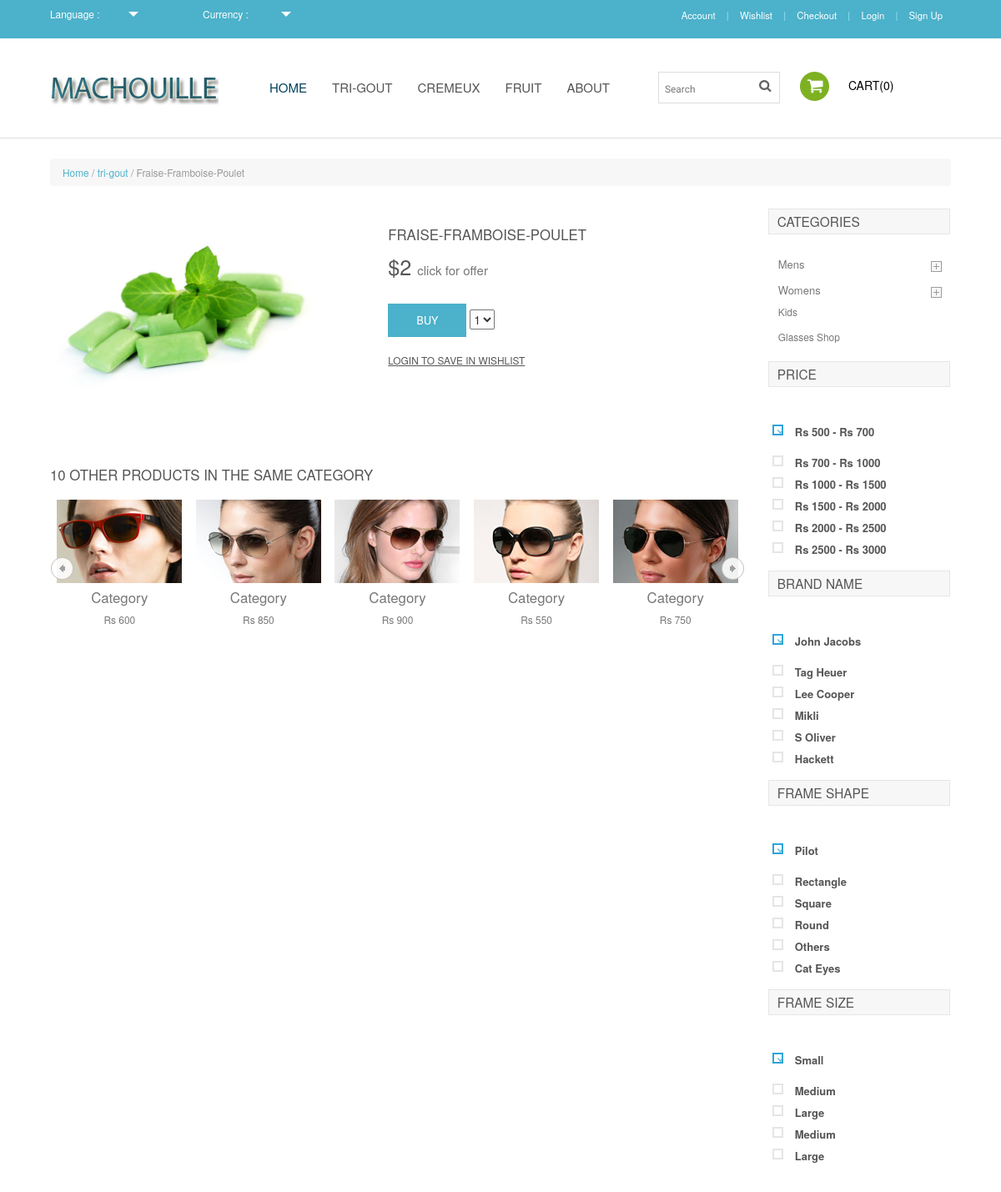
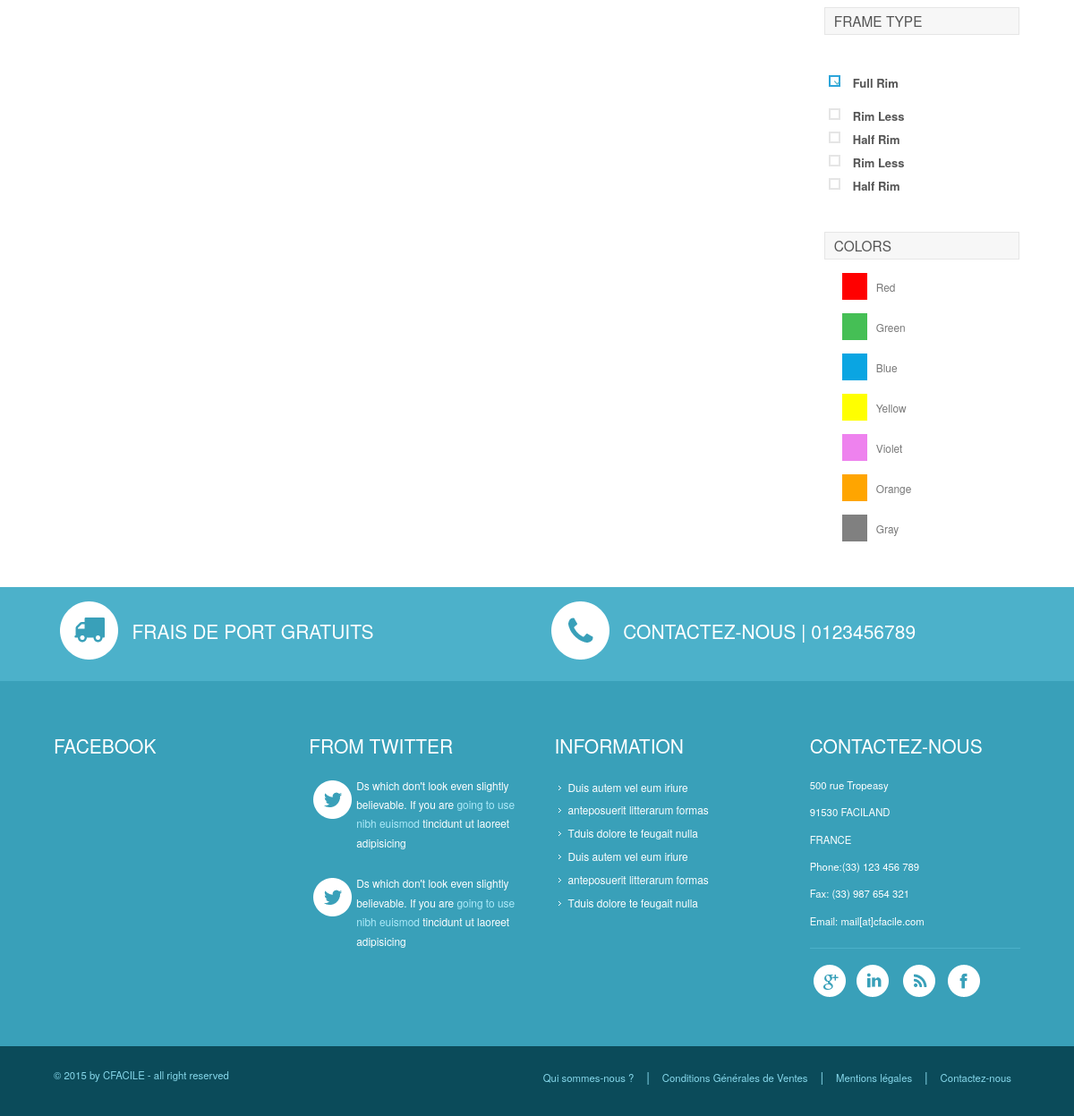
Page /single.php?id=1 on the committed database (2 pictures, top to bottom).
### tables this page shows
CREATE TABLE IF NOT EXISTS `productcategory` (
  `id` int(11) NOT NULL AUTO_INCREMENT,
  `name` varchar(15) NOT NULL,
  PRIMARY KEY (`id`)
);

CREATE TABLE IF NOT EXISTS `product` (
  `id` int(11) NOT NULL AUTO_INCREMENT,
  `price` double NOT NULL,
  `name` varchar(100) NOT NULL,
  `category` int(11) NOT NULL DEFAULT '1',
  `img` varchar(40) DEFAULT NULL,
  `desc` text NOT NULL,
  PRIMARY KEY (`id`)
);

### classes/Database.class.php (called while the page is built, shortened)
<?php
		class Database
		{
			private $_link;
			public function __construct()
			{
				try
				{
					$this->_link = new PDO('mysql:host=127.0.0.1;dbname=machouille', "root", "");
					$this->_link->setAttribute(PDO::ATTR_ERRMODE, PDO::ERRMODE_EXCEPTION);
				}
				catch(PDOException $e)
				{
					 die('Database error : ' . $e->getMessage());
				}
			}
			public function prepare($str)
			{
				return $this->_link->prepare($str);
			}
		}
?>

### classes/Product.class.php (called while the page is built, shortened)
<?php
    require_once("Database.class.php");
    Class Product
    {
         private $_db;
        public function __construct()
        {
            $this->_db = new Database();
        }
        public function getById($id){
            $data = $this->_db->prepare("SELECT * FROM product WHERE id='" . $id . "'", true);
            $data->execute();
            $result = $data->fetchAll();
            if(empty($result))
                return false;
            else
            {
                return $result;
            }
        }
        public function getCategoryName($id){
            $data = $this->_db->prepare("SELECT productcategory.name FROM product, productcategory WHERE product.category=productcategory.id AND product.id='" . $id . "'", true);
            $data->execute();
            $result = $data->fetchAll();
            if(empty($result))
                return false;
            else
            {
                return $result;
            }
        }
    }
?>

### single.php (the view, shortened to what this page needs)
<?php $title = "Single"; include('partials/header.php');
require_once("classes/Product.class.php");
$productObject = new Product();
$product = $productObject->getById($_GET['id']);
$categoryName = $productObject->getCategoryName($_GET['id']);
?>
<div class="mens">
  <div class="main">
     <div class="wrap">
     	<ul class="breadcrumb breadcrumb__t"><a class="home" href="index.php">Home</a> / <a href="#"><?php echo $categoryName[0]['name'] ?></a> / <?php echo $product[0]['name'] ?></ul>
		<div class="cont span_2_of_3">
		  	<div class="grid images_3_of_2">
						<ul id="etalage">
							<li>
								<a href="optionallink.html">
									<img class="etalage_thumb_image" src=<?php echo "images/" . $product[0]['img'] ?> class="img-responsive" />
								</a>
							</li>
						</ul>
	            </div>
		         <div class="desc1 span_3_of_2">
		         	<h3 class="m_3"><?php echo $product[0]['name'] ?></h3>
		             <p class="m_5">$<?php echo $product[0]['price'] ?> <a href="#">click for offer</a></p>
		         	 <div class="btn_form" id="form">
						<form>
							<input type="submit" value="buy" title="">
							<select name="quantity">
								<option value="1">1</option>
							</select>
						</form>
					 </div>
					<span class="m_link"><a href="#">login to save in wishlist</a> </span>
			     </div>
	    <div class="clients">
	    <h3 class="m_3">10 Other Products in the same category</h3>
		 <ul id="flexiselDemo3">
			<li><img src="images/s5.jpg" /><a href="#">Category</a><p>Rs 600</p></li>
			<li><img src="images/s6.jpg" /><a href="#">Category</a><p>Rs 850</p></li>
			<li><img src="images/s7.jpg" /><a href="#">Category</a><p>Rs 900</p></li>
			<li><img src="images/s8.jpg" /><a href="#">Category</a><p>Rs 550</p></li>
			<li><img src="images/s9.jpg" /><a href="#">Category</a><p>Rs 750</p></li>
		 </ul>
     </div>
      </div>
			<div class="rsingle span_1_of_single">
				<h5 class="m_1">Categories</h5>
					<ul class="kids">
						<li><a href="#">Kids</a></li>
						<li class="last"><a href="#">Glasses Shop</a></li>
					</ul>
                   <section  class="sky-form">
					<h4>Price</h4>
						<div class="row row1 scroll-pane">
							<div class="col col-4">
								<label class="checkbox"><input type="checkbox" name="checkbox" checked=""><i></i>Rs 500 - Rs 700</label>
							</div>
							<div class="col col-4">
								<label class="checkbox"><input type="checkbox" name="checkbox"><i></i>Rs 700 - Rs 1000</label>
								<label class="checkbox"><input type="checkbox" name="checkbox"><i></i>Rs 1000 - Rs 1500</label>
								<label class="checkbox"><input type="checkbox" name="checkbox"><i></i>Rs 1500 - Rs 2000</label>
								<label class="checkbox"><input type="checkbox" name="checkbox"><i></i>Rs 2000 - Rs 2500</label>
								<label class="checkbox"><input type="checkbox" name="checkbox" ><i></i>Rs 2500 - Rs 3000</label>
								<label class="checkbox"><input type="checkbox" name="checkbox"><i></i>Rs 3500 - Rs 4000</label>
							</div>
						</div>
		        </section>
		       <section  class="sky-form">
					<h4>Brand Name</h4>
						<div class="row row1 scroll-pane">
							<div class="col col-4">
								<label class="checkbox"><input type="checkbox" name="checkbox" checked=""><i></i>John Jacobs</label>
							</div>
							<div class="col col-4">
								<label class="checkbox"><input type="checkbox" name="checkbox"><i></i>Tag Heuer</label>
								<label class="checkbox"><input type="checkbox" name="checkbox"><i></i>Lee Cooper</label>
								<label class="checkbox"><input type="checkbox" name="checkbox"><i></i>Mikli</label>
								<label class="checkbox"><input type="checkbox" name="checkbox"><i></i>S Oliver</label>
								<label class="checkbox"><input type="checkbox" name="checkbox" ><i></i>Hackett</label>
								<label class="checkbox"><input type="checkbox" name="checkbox"><i></i>Killer</label>
							</div>
						</div>
		       </section>
		       <section  class="sky-form">
					<h4>Frame Shape</h4>
						<div class="row row1 scroll-pane">
							<div class="col col-4">
								<label class="checkbox"><input type="checkbox" name="checkbox" checked=""><i></i>Pilot</label>
							</div>
							<div class="col col-4">
							    <label class="checkbox"><input type="checkbox" name="checkbox"><i></i>Rectangle</label>
								<label class="checkbox"><input type="checkbox" name="checkbox"><i></i>Square</label>
								<label class="checkbox"><input type="checkbox" name="checkbox"><i></i>Round</label>
								<label class="checkbox"><input type="checkbox" name="checkbox" ><i></i>Others</label>
								<label class="checkbox"><input type="checkbox" name="checkbox"><i></i>Cat Eyes</label>
								<label class="checkbox"><input type="checkbox" name="checkbox" ><i></i>Wrap Around</label>
						    </div>
						</div>
		       </section>
		       <section  class="sky-form">
					<h4>Frame Size</h4>
						<div class="row row1 scroll-pane">
							<div class="col col-4">
								<label class="checkbox"><input type="checkbox" name="checkbox" checked=""><i></i>Small</label>
							</div>
							<div class="col col-4">
								<label class="checkbox"><input type="checkbox" name="checkbox"><i></i>Medium</label>
								<label class="checkbox"><input type="checkbox" name="checkbox"><i></i>Large</label>
								<label class="checkbox"><input type="checkbox" name="checkbox"><i></i>Medium</label>
								<label class="checkbox"><input type="checkbox" name="checkbox"><i></i>Large</label>
							</div>
						</div>
		       </section>
		       <section  class="sky-form">
					<h4>Frame Type</h4>
						<div class="row row1 scroll-pane">
							<div class="col col-4">
								<label class="checkbox"><input type="checkbox" name="checkbox" checked=""><i></i>Full Rim</label>
							</div>
							<div class="col col-4">
								<label class="checkbox"><input type="checkbox" name="checkbox"><i></i>Rim Less</label>
								<label class="checkbox"><input type="checkbox" name="checkbox"><i></i>Half Rim</label>
								<label class="checkbox"><input type="checkbox" name="checkbox"><i></i>Rim Less</label>
								<label class="checkbox"><input type="checkbox" name="checkbox"><i></i>Half Rim</label>
							</div>
						</div>
		       </section>
		       <section  class="sky-form">
					<h4>Colors</h4>
						<ul class="color-list">
							<li><a href="#"> <span class="color1"> </span><p class="red">Red</p></a></li>
							<li><a href="#"> <span class="color2"> </span><p class="red">Green</p></a></li>
							<li><a href="#"> <span class="color3"> </span><p class="red">Blue</p></a></li>
							<li><a href="#"> <span class="color4"> </span><p class="red">Yellow</p></a></li>
							<li><a href="#"> <span class="color5"> </span><p class="red">Violet</p></a></li>
							<li><a href="#"> <span class="color6"> </span><p class="red">Orange</p></a></li>
							<li><a href="#"> <span class="color7"> </span><p class="red">Gray</p></a></li>
					   </ul>
		       </section>
		      </div
		      <div class="clear"></div>
			</div>
		   </div>
	<?php include('partials/bottomPage.php'); ?>

### css/style.css (style rules this page uses)
html,body,div,span,applet,object,iframe,h1,h2,h3,h4,h5,h6,p,blockquote,pre,a,abbr,acronym,address,big,cite,code,del,dfn,em,img,ins,kbd,q,s,samp,small,strike,strong,sub,sup,tt,var,b,u,i,dl,dt,dd,ol,nav ul,nav li,fieldset,form,label,legend,table,caption,tbody,tfoot,thead,tr,th,td,article,aside,canvas,details,embed,figure,figcaption,footer,header,hgroup,menu,nav,output,ruby,section,summary,time,mark,audio,video { margin:0;padding:0;border:0;font-size:100%;font:inherit;vertical-align:baseline; }
article, aside, details, figcaption, figure,footer, header, hgroup, menu, nav, section { display: block; }
ol,ul { list-style:none;margin:0;padding:0; }
a { text-decoration:none; }
img { max-width:100%; }
body { font-family: 'Exo 2', sans-serif; background:#fff; }
.wrap { width:80%; margin:0 auto; -moz-transition:all .2s linear; -webkit-transition:all .2s linear; -o-transition:all .2s linear; -ms-transition:all .2s linear; }
.main { margin:2% 0; }
.cont { display: block; float:left; margin: 1% 0 1% 0; }
.span_2_of_3 { width:77.1%; }
h5.m_1 { color: #555; font-size: 1.1em; padding: 6px 10px; background: #F7F7F7; margin:20px 0; border: 1px solid #E6E6E6; text-transform: uppercase; }
ul.kids { margin-bottom:20px; }
ul.kids li { margin-bottom:10px; }
ul.kids li.last { margin-bottom:0; }
ul.kids li a { color:#777; font-size:0.85em; padding:10px 12px; }
.mens { border-top:1px solid #ddd; }
ul.color-list { margin:20px; }
ul.color-list li { padding-bottom:25px; display:block; }
ul.color-list li a { display: block; font-size: 1em; text-transform: capitalize; -webkit-transition: 0.5s linear; -moz-transition: 0.5s linear; -o-transition: 0.5s linear; -ms-transition: 0.5s linear; transition: 0.5s linear; }
p.red { display: inline-block; margin: 0 10px; font-size:0.85em; }
span.color1 { background:red; padding:5px 14px; }
ul.color-list li a { color:#777; }
span.color2 { background:#45BF55; padding:5px 14px; }
span.color3 { background:#0AA5E2; padding:5px 14px; }
span.color4 { background:yellow; padding:5px 14px; }
span.color5 { background:violet; padding:5px 14px; }
span.color6 { background:Orange; padding:5px 14px; }
span.color7 { background:gray; padding:5px 14px; }
.images_3_of_2 { width: 41.2%; float: left; margin-right: 2.6%; }
ul.breadcrumb { padding: 8px 15px; margin: 0 0 18px !important; list-style: none; background-color:#f7f7f7; font-size:0.85em; color: #999 !important; }
ul.breadcrumb a { color:#4CB1CA; }
.desc1 { display: block; float: right; }
.span_3_of_2 { width: 51.3333%; }
h3.m_3 { color:#555; font-size:1.2em; text-transform:uppercase; margin-bottom:10px; }
p.m_5 { font-size:1.8em; color:#555; }
p.m_5 a { color:#777; font-size:15px; }
.clients { padding-top:6%; }
#flexiselDemo1, #flexiselDemo2, #flexiselDemo3 { display: none; }
.nbs-flexisel-ul { position: relative; width: 9999px; margin: 0px; padding: 0px; list-style-type: none; text-align: center; }
.nbs-flexisel-item { float: left; margin:0px; padding:0px; cursor: pointer; position: relative; line-height: 0px; }
.nbs-flexisel-item > img { cursor: pointer; positon: relative; margin-top:10px; margin-bottom: 10px; max-width:150px; max-height:200px; }
.nbs-flexisel-item a { color:#777; font-size:1.2em; display: block; margin: 7px 0; }
.nbs-flexisel-item p { color:#777; font-size:0.85em; padding:20px; }
.nbs-flexisel-item > img { cursor: pointer; positon: relative; }
.span_1_of_single { width: 20.2%; }
.rsingle { display: block; float: left; margin:-1% 0 1% 2.6%; }
.btn_form { padding:4% 0; }
.btn_form form input[type="submit"] { font-family: 'Exo 2', sans-serif; cursor: pointer; border: none; outline: none; display: inline-block; font-size: 1em; padding: 10px 34px; background:#4CB1CA; color: #FFF; text-transform: uppercase; -webkit-transition: all 0.3s ease-in-out; -moz-transition: all 0.3s ease-in-out; -o-transition: all 0.3s ease-in-out; transition: all 0.3s ease-in-out; }
span.m_link { margin-bottom:20px; }
span.m_link a { color:#555; font-size:0.85em; text-decoration:underline; text-transform:uppercase; }
@media (max-width:1366px) { .wrap { width:90%; } }
@media (max-width:1280px) { .wrap { width:90%; } }

### rows in the picture
productcategory: name "tri-gout"
product: name "Fraise-Framboise-Poulet", img (picture), name "FRAISE-FRAMBOISE-POULET", price "2"
